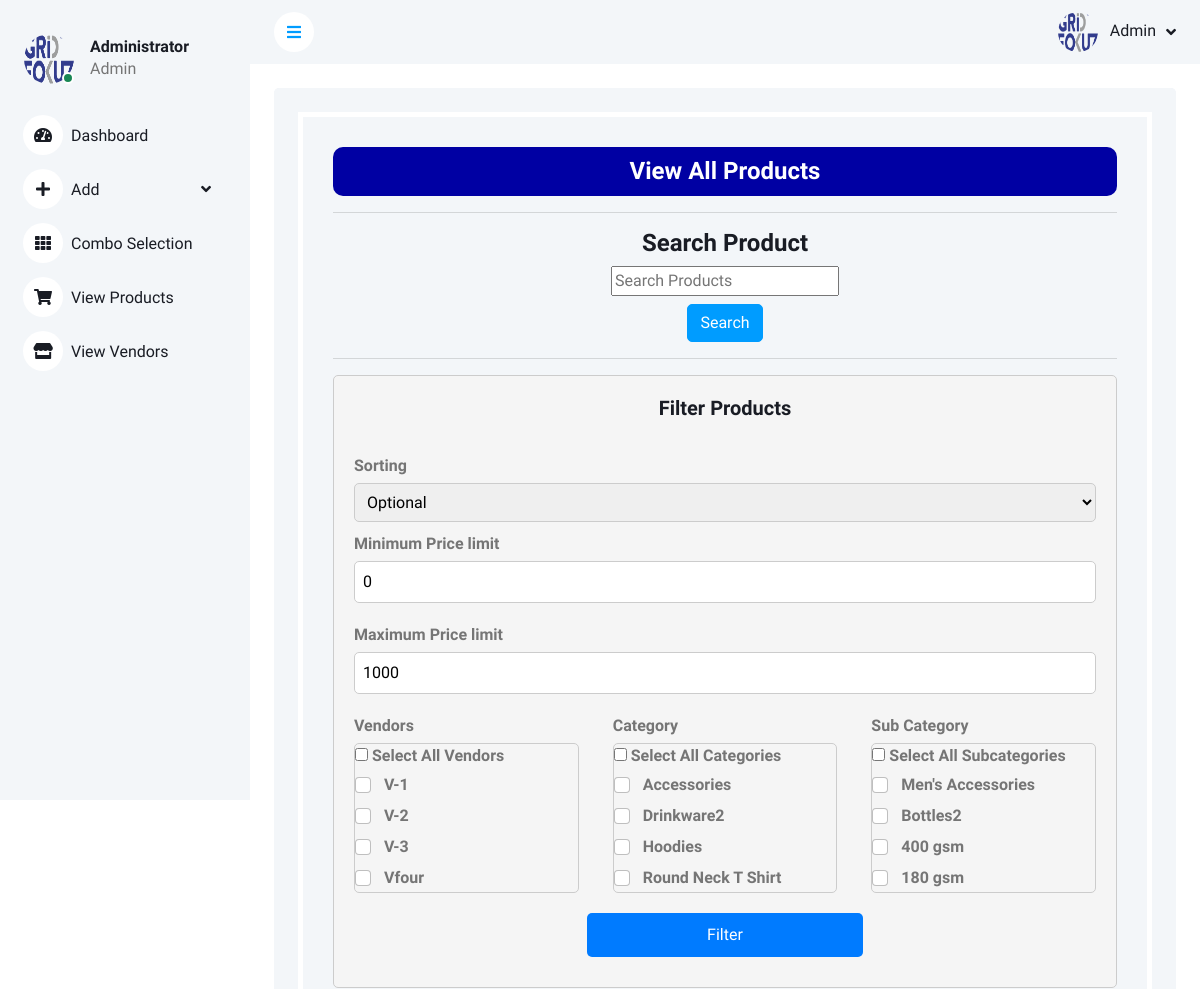
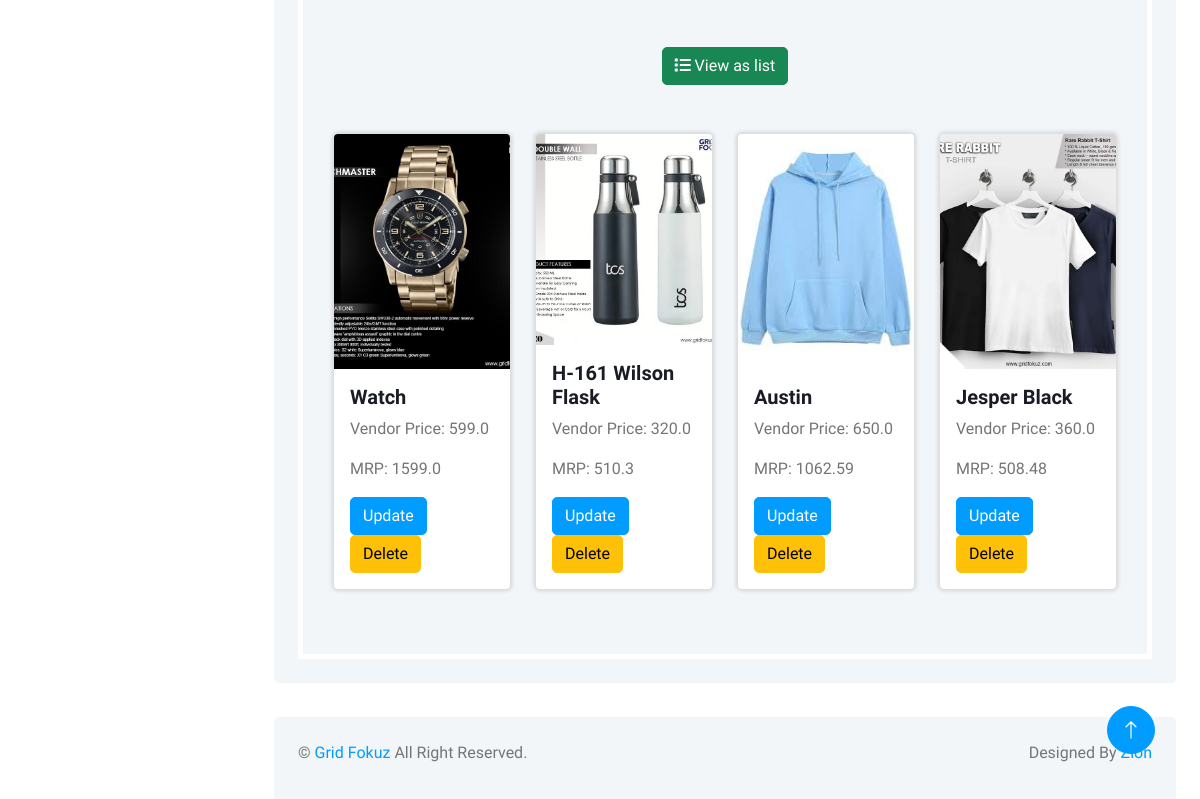
The app's page /AdminViewAllProducts (signed in) with its own data (2 pictures, top to bottom).
### gridfokuzapp/models.py (models this page shows, shortened)
class AddVendors(models.Model):
    vendorname = models.CharField(max_length=30)
    ventorcode = models.CharField(max_length=30, null=True)

class AddProducts(models.Model):
    SKU = models.CharField(max_length=10, null=True)
    Vendor = models.ForeignKey(AddVendors ,on_delete=models.SET_NULL, null=True)
    Category = models.CharField(max_length=50, null=True)
    Sub_category = models.CharField(max_length=50, null=True)
    Product_Name = models.CharField(max_length=50, null=True)
    MRP = models.IntegerField(null=True)
    Vendor_Price = models.FloatField(null=True)
    Total_GF_price = models.FloatField(null=True)
    final_price = models.FloatField(null=True)
    product_image = models.ImageField(upload_to="product_images", null=True)
    discription = models.CharField(max_length=250, null=True)
    temp_discription = models.CharField(max_length=250, null=True)
    branding_category = models.CharField(max_length=50, null=True)
    profit_percentage = models.FloatField(default=0,null=True)
    branding_cost = models.FloatField(default=0, null=True)
    transportation_cost = models.FloatField(default=0, null=True)
    tax = models.FloatField(null=True)
    profit_type = models.CharField(max_length=30, null=True)
    usrinput = models.CharField(max_length=250, null=True)

### gridfokuzapp/views.py (the view)
# urls.py: path("AdminViewAllProducts", views.AdminViewAllProducts, name="AdminViewAllProducts"),
def AdminViewAllProducts(request):
    if not request.user.is_authenticated:
        return redirect('Usrlogin')
    name = request.user
    is_admin = False
    user_groups = request.user.groups.values_list('name', flat=True)
    admin = list(user_groups)
    if admin[0] == "Admin":
        is_admin = True
    name = request.user
    product = AddProducts.objects.all().order_by('Category')
    category = Category.objects.all().order_by("category_name")
    sub_category = SubCategory.objects.all().order_by("subcategory_name")
    vendors = AddVendors.objects.all().order_by('ventorcode')
    price = [p.Total_GF_price for p in product]
    limit = max(price)
    return render(request, "GridAdmin/AdminViewAllProducts.html", {"name":name,
                                         "product":product,
                                         "category":category,
                                         "sub_category":sub_category,
                                         "vendors":vendors,
                                         "limit":limit,
                                         "is_admin":is_admin})

### templates/GridAdmin/AdminViewAllProducts.html (shortened to what this page needs)
<!DOCTYPE html>
{% load static %}
<html lang="en">
<head>
    <link href="https://cdnjs.cloudflare.com/ajax/libs/font-awesome/5.10.0/css/all.min.css" rel="stylesheet">
    <link href="https://cdn.jsdelivr.net/npm/bootstrap-icons@1.4.1/font/bootstrap-icons.css" rel="stylesheet">
    <link href="{% static 'lib/owlcarousel/assets/owl.carousel.min.css' %}" rel="stylesheet">
    <link href="{% static 'lib/tempusdominus/css/tempusdominus-bootstrap-4.min.css' %}" rel="stylesheet" />
    <link href="{% static 'css/bootstrap.min.css' %}" rel="stylesheet">
    <link href="{% static 'css/style.css' %}" rel="stylesheet">
</head>
<body>
    <div class="container-xxl position-relative bg-white d-flex p-0">
        <div class="sidebar pe-4 pb-3">
            <nav class="navbar bg-light navbar-light">
                <div class="d-flex align-items-center ms-4 mb-4">
                    <div class="position-relative">
                        <img class="rounded-circle" src="{% static 'img/logo3.png' %}" alt="" style="width: 50px; height: 50px;">
                        <div class="bg-success rounded-circle border border-2 border-white position-absolute end-0 bottom-0 p-1"></div>
                    </div>
                    <div class="ms-3">
                        <h6 class="mb-0">Administrator</h6>
                        <span>Admin</span>
                    </div>
                </div>
                <div class="navbar-nav w-100">
                    <a href="GridHome" class="nav-item nav-link"><i class="fa fa-tachometer-alt me-2"></i>Dashboard</a>
                    <div class="nav-item dropdown">
                        <a href="#" class="nav-link dropdown-toggle" data-bs-toggle="dropdown"><i class="fa fa-plus me-2"></i>Add</a>
                    </div>
                    <a href="/Combo" class="nav-item nav-link"><i class="fa fa-th me-2"></i>Combo Selection</a>
                    <a href="/AdminViewAllProducts" class="nav-item nav-link"><i class="fa fa-shopping-cart me-2"></i>View Products</a>
                    <a href="/AdminViewAllVendors" class="nav-item nav-link"><i class="fa fa-store me-2"></i>View Vendors</a>
                </div>
            </nav>
        </div>
        <div class="content">
            <nav class="navbar navbar-expand bg-light navbar-light sticky-top px-4 py-0">
                <a href="#" class="sidebar-toggler flex-shrink-0">
                    <i class="fa fa-bars"></i>
                </a>
                <div class="navbar-nav align-items-center ms-auto">
                    <div class="nav-item dropdown">
                        <a href="#" class="nav-link dropdown-toggle" data-bs-toggle="dropdown">
                            <img class="rounded-circle me-lg-2" src="{% static 'img/logo3.png' %}" alt="" style="width: 40px; height: 40px;">
                            <span class="d-none d-lg-inline-flex">Admin</span>
                        </a>
                    </div>
                </div>
            </nav>
            <div class="container-fluid pt-4 px-4">
                <div class="row vh-300 bg-light rounded align-items-center justify-content-center mx-0">
                    <div class="bg-light rounded h-100 p-4">
                        <div style="border:5px solid rgb(255, 255, 255); padding:30px;">
                            <div>
                                <h4 style="text-align: center; background-color: rgb(0, 0, 163); color:white; padding:10px; border-radius: 10px;">View All Products</h4>
                            </div>
                            <hr>
                            <h4 style="text-align:center;">Search Product</h4>
                            <div class="d-flex flex-column align-items-center searchform">
                                <form action="{% url 'AdminViewAll_product_list' %}" method="GET">
                                  <div class="d-flex flex-column align-items-center">
                                    <input type="text" name="search" placeholder="Search Products">
                                  </div>
                                  <div class="d-flex justify-content-center mt-2">
                                    <button type="submit" class="btn btn-primary">Search</button>
                                  </div>
                                </form>
                            </div>
                            <hr>
                            <div class="filter-form">
                                <h5>Filter Products</h5>
                                <form action="AdminViewAllProduct_sort_products" method="post">
                                    <br><label>Sorting</label>
                                    <select name="sorting">
                                        <option value="null">Optional</option>
                                    </select><br>
                                    <div class="row">
                                        <div class="column">
                                            <label>Minimum Price limit</label>
                                            <input type="number" name="min_limit" placeholder="Enter your minimum limit" value="0"  step="0.01" required>
                                        </div>
                                    </div>
                                    <div class="row">
                                        <div class="column">
                                            <label>Maximum Price limit</label>
                                            <input type="number" name="limit" placeholder="Enter your maximum limit" value="1000"  step="0.01" required>
                                        </div>
                                    </div>
                                    <div class="row">
                                        <div class="column">
                                            <label>Vendors</label><br>
                                            <div class="scrollable-list">
                                                <div class="select-all">
                                                    <input type="checkbox" id="select-all-vendor" onchange="selectAllItems('vendor')"> Select All Vendors
                                                </div>
                                                {% for vendor in vendors %}
                                                <div class="form-check">
                                                    <input class="form-check-input" type="checkbox" name="vendor" value="{{ vendor.vendorname }}">
                                                    <label class="form-check-label">{{ vendor.ventorcode }}</label>
                                                </div>
                                                {% endfor %}
                                            </div>
                                        </div>
                                        <div class="column">
                                            <label>Category</label><br>
                                            <div class="scrollable-list">
                                                <div class="select-all">
                                                    <input type="checkbox" id="select-all-category" onchange="selectAllItems('category')"> Select All Categories
                                                </div>
                                                {% for i in product %}
                                                <div class="form-check">
                                                    <input class="form-check-input" type="checkbox" name="category" value="{{ i.Category }}">
                                                    <label class="form-check-label">{{ i.Category }}</label>
                                                </div>
                                                {% endfor %}
                                            </div>
                                        </div>
                                        <div class="column">
                                            <label>Sub Category</label><br>
                                            <div class="scrollable-list">
                                                <div class="select-all">
                                                    <input type="checkbox" id="select-all-subcategory" onchange="selectAllSubcategories()"> Select All Subcategories
                                                </div>
                                                {% for i in product %}
                                                <div class="form-check">
                                                    <input class="form-check-input" type="checkbox" name="sub_category" value="{{ i.Sub_category }}">
                                                    <label class="form-check-label">{{ i.Sub_category }}</label>
                                                </div>
                                                {% endfor %}
                                            </div>
                                        </div>
                                    </div>
                                    <div class="container">
                                        <div class="row justify-content-center">
                                            <div class="col-12 col-md-5">
                                                <input type="submit" value="Filter" class="btn btn-primary btn-block">
                                            </div>
                                        </div>
                                    </div>
                                </form>
                            </div>
                            <br>
                            <br>
                            <div class="container d-flex justify-content-center align-items-center">
                                <a href="{% url 'productlist' %}" class="btn btn-success"><i class="fas fa-list"></i>     View as list</a>
                            </div>
                            <br>
                            <br>
                            <div class="col-12">
                                <div class="row justify-content-between">
                                    {% for i in product %}
                                        <div class="col-sm-6 col-md-4 col-lg-3 mb-4">
                                            <div class="card product-card h-100">
                                                <img src="{{i.product_image.url}}" class="card-img-top product-image" alt="...">
                                                <div class="card-body">
                                                    <h5 class="card-title">{{i.Product_Name}}</h5>
                                                    <p>Vendor Price: {{i.Vendor_Price}}</p>
                                                    <p>MRP: {{i.Total_GF_price}}</p>
                                                    <a class="btn btn-primary" href="{% url 'update_product' i.id %}">Update</a>
                                                    <a class="btn btn-warning" href="{% url 'GridAdminDeleteProduct' i.id %}">Delete</a>
                                                </div>
                                            </div>
                                        </div>
                                    {% endfor %}
                                </div>
                            </div>
                        </div>
                    </div>
                </div>
            </div>
            <div class="container-fluid pt-4 px-4">
                <div class="bg-light rounded-top p-4">
                    <div class="row">
                        <div class="col-12 col-sm-6 text-center text-sm-start">
                            &copy; <a href="#">Grid Fokuz</a> All Right Reserved.
                        </div>
                        <div class="col-12 col-sm-6 text-center text-sm-end">
                            Designed By <a href="">Zion</a>
                        </div>
                    </div>
                </div>
            </div>
        </div>
        <a href="#" class="btn btn-lg btn-primary btn-lg-square back-to-top"><i class="bi bi-arrow-up"></i></a>
    </div>
</body>
</html>

### records on screen
AddVendors: ventorcode "V-1"
AddVendors: ventorcode "V-2"
AddVendors: ventorcode "V-3"
AddVendors: ventorcode "Vfour"
AddProducts: Category "Accessories", Sub_category "Men's Accessories", product_image (picture), Product_Name "Watch", Vendor_Price "599.0", Total_GF_price "1599.0"
AddProducts: Category "Drinkware2", Sub_category "Bottles2", product_image (picture), Product_Name "H-161 Wilson Flask", Vendor_Price "320.0", Total_GF_price "510.3"
AddProducts: Category "Hoodies", Sub_category "400 gsm", product_image (picture), Product_Name "Austin", Vendor_Price "650.0", Total_GF_price "1062.59"
AddProducts: Category "Round Neck T Shirt", Sub_category "180 gsm", product_image (picture), Product_Name "Jesper Black", Vendor_Price "360.0", Total_GF_price "508.48"
